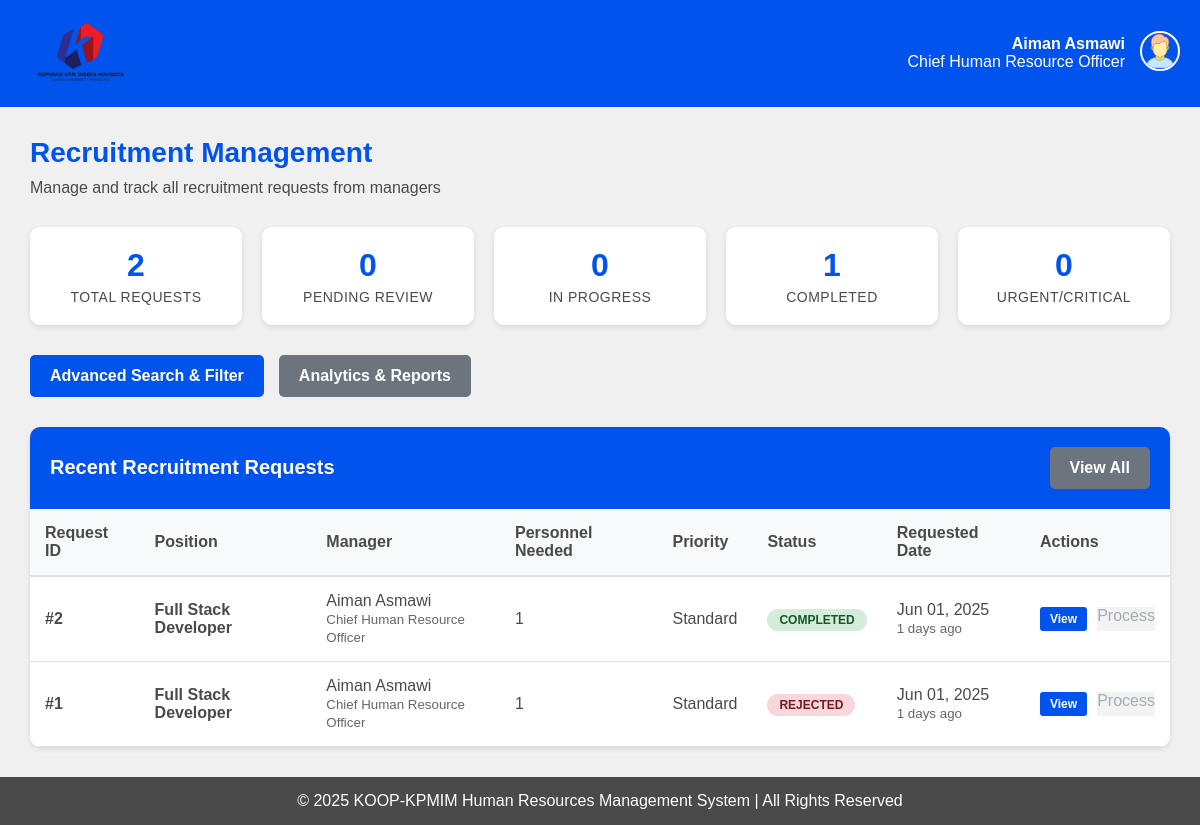
The app's page /hr/recruitment/ (signed in) with its own data.
### HRMS/models.py (models this page shows, shortened)
class HR(models.Model):
    id = models.TextField(primary_key=True)
    password = models.TextField(default='')
    staffid = models.ForeignKey(STAFF, on_delete=models.CASCADE, default='')

class STAFF(models.Model):
    id = models.TextField(primary_key=True, max_length=12)
    name = models.TextField(default='')
    position = models.TextField(default='')
    phone = models.TextField(default='')
    email = models.EmailField(default='')
    password = models.TextField(default='')
    STATUS = [
        ('',''),
        ('Married','married'),
        ('Single','single'),
    ]
    status = models.TextField(choices=STATUS, default='')
    GENDER = [
        ('',''),
        ('Male', 'male'),
        ('Female', 'female'),
    ]
    gender = models.TextField(choices=GENDER, default='')
    date_of_birth = models.DateField()
    bank_number = models.TextField(default='')
    emergency_contact = models.TextField(default='')

class RECRUITMENT(models.Model):
    id = models.AutoField(primary_key=True)
    position = models.TextField(default='')
    reason = models.TextField(default='')
    total_personnel = models.IntegerField(default=1)
    STATUS_CHOICES = [
        ('Pending', 'pending'),
        ('Under Review', 'under_review'),
        ('Approved', 'approved'),
        ('In Progress', 'in_progress'),
        ('Completed', 'completed'),
        ('Rejected', 'rejected'),
        ('On Hold', 'on_hold'),
        ('More Info Needed', 'more_info_needed'),
    ]
    status = models.TextField(choices=STATUS_CHOICES, default='Pending')
    PRIORITY_CHOICES = [
        ('Low', 'low'),
        ('Standard', 'standard'),
        ('High', 'high'),
        ('Urgent', 'urgent'),
        ('Critical', 'critical'),
    ]
    priority = models.TextField(choices=PRIORITY_CHOICES, default='Standard')
    requested_date = models.DateTimeField(auto_now_add=True, null=True, blank=True)
    target_start_date = models.DateField(null=True, blank=True)
    expected_completion_date = models.DateField(null=True, blank=True)
    TIMELINE_CHOICES = [
        ('1-2 weeks', '1-2 weeks'),
        ('2-4 weeks', '2-4 weeks'),
        ('1-2 months', '1-2 months'),
        ('2-3 months', '2-3 months'),
        ('3+ months', '3+ months'),
    ]
    expected_timeline = models.TextField(choices=TIMELINE_CHOICES, default='2-4 weeks')
    job_description = models.TextField(blank=True, default='')
    required_qualifications = models.TextField(blank=True, default='')
    preferred_qualifications = models.TextField(blank=True, default='')
    salary_range_min = models.DecimalField(max_digits=10, decimal_places=2, null=True, blank=True)
    salary_range_max = models.DecimalField(max_digits=10, decimal_places=2, null=True, blank=True)
    EMPLOYMENT_TYPE_CHOICES = [
        ('Full-time', 'full_time'),
        ('Part-time', 'part_time'),
        ('Contract', 'contract'),
        ('Temporary', 'temporary'),
        ('Internship', 'internship'),
    ]
    employment_type = models.TextField(choices=EMPLOYMENT_TYPE_CHOICES, default='Full-time')
    department = models.TextField(blank=True, default='')
    work_location = models.TextField(blank=True, default='')
    REMOTE_WORK_CHOICES = [
        ('On-site', 'on_site'),
        ('Remote', 'remote'),
        ('Hybrid', 'hybrid'),
    ]
    remote_work_option = models.TextField(choices=REMOTE_WORK_CHOICES, default='On-site')
    business_justification = models.TextField(blank=True, default='')
    budget_allocated = models.DecimalField(max_digits=12, decimal_places=2, null=True, blank=True)
    JUSTIFICATION_TYPE_CHOICES = [
        ('New Position', 'new_position'),
        ('Replacement', 'replacement'),
        ('Expansion', 'expansion'),
        ('Temporary Cover', 'temporary_cover'),
        ('Project Based', 'project_based'),
    ]
    justification_type = models.TextField(choices=JUSTIFICATION_TYPE_CHOICES, default='New Position')
    managerid = models.ForeignKey('MANAGER', on_delete=models.CASCADE)
    assigned_hr = models.ForeignKey('HR', on_delete=models.SET_NULL, null=True, blank=True)
    last_updated = models.DateTimeField(auto_now=True)
    updated_by = models.ForeignKey('HR', on_delete=models.SET_NULL, null=True, blank=True, related_name='recruitment_updates')
    is_confidential = models.BooleanField(default=False)
    external_posting_allowed = models.BooleanField(default=True)
    @property
    def days_since_request(self):
        return (timezone.now().date() - self.requested_date.date()).days
    @property
    def is_urgent(self):
        return self.priority in ['Urgent', 'Critical'] or self.days_since_request > 30
    class Meta:
        ordering = ['-requested_date']
        verbose_name = 'Recruitment Request'
        verbose_name_plural = 'Recruitment Requests'

class MANAGER(models.Model):
    id = models.TextField(primary_key=True)
    password = models.TextField(default='')
    staffid = models.ForeignKey(STAFF, on_delete=models.CASCADE)

### HRMS/views.py (the view)
# urls.py: path('hr/recruitment/', views.recruitment_list, name='hr_recruitment'),
def recruitment_list(request):
    if not request.session.get('user_type') == 'hr':
        request.session.flush()
        messages.error(request, "You do not have permission to view this page. Please login again")
        return redirect('login')
    try:
        hr_id = request.session.get('user_id')
        hr = HR.objects.get(id=hr_id)
        total_requests = RECRUITMENT.objects.count()
        pending_count = RECRUITMENT.objects.filter(status='Pending').count()
        in_progress_count = RECRUITMENT.objects.filter(status__in=['Under Review', 'In Progress', 'Approved']).count()
        completed_count = RECRUITMENT.objects.filter(status='Completed').count()
        urgent_count = RECRUITMENT.objects.filter(priority__in=['Urgent', 'Critical']).count()
        recruitment_requests = RECRUITMENT.objects.select_related(
            'managerid__staffid'
        ).order_by('-requested_date')[:10]
        paginator = Paginator(recruitment_requests, 10)
        page_number = request.GET.get('page', 1)
        recruitment_requests = paginator.get_page(page_number)
        context = {
            'hr': hr,
            'recruitment_requests': recruitment_requests,
            'total_requests': total_requests,
            'pending_count': pending_count,
            'in_progress_count': in_progress_count,
            'completed_count': completed_count,
            'urgent_count': urgent_count,
        }
        return render(request, 'hr/recruitment.html', context)
    except HR.DoesNotExist:
        messages.error(request, "HR user not found. Please login again")
        return redirect('login')
    except Exception as e:
        messages.error(request, f"An error occurred: {str(e)}")
        return redirect('hrmenu')

### HRMS/templates/hr/recruitment.html (shortened to what this page needs)
{% load static %}
<!DOCTYPE html>
<html lang="en">
<head>
</head>
<body>
    <header>
        <a href="{% url 'hrmenu' %}">
            <img src="{% static 'img/logo.png' %}" alt="KOOP-KPMIM Logo" class="logo">
        </a>
        <div class="header-right">
            <div class="user-info">
                <div><strong>{{ hr.staffid.name }}</strong></div>
                <div>{{ hr.staffid.position }}</div>
            </div>
            <div class="user-dropdown">
                <img src="{% static 'img/user.png' %}" alt="User Profile" class="user-image" onclick="toggleDropdown()">
            </div>
        </div>
    </header>
    <main>
        <h1>Recruitment Management</h1>
        <p class="page-subtitle">Manage and track all recruitment requests from managers</p>
        <div class="stats-container">
            <div class="stat-card">
                <div class="stat-number">{{ total_requests }}</div>
                <div class="stat-label">Total Requests</div>
            </div>
            <div class="stat-card">
                <div class="stat-number">{{ pending_count }}</div>
                <div class="stat-label">Pending Review</div>
            </div>
            <div class="stat-card">
                <div class="stat-number">{{ in_progress_count }}</div>
                <div class="stat-label">In Progress</div>
            </div>
            <div class="stat-card">
                <div class="stat-number">{{ completed_count }}</div>
                <div class="stat-label">Completed</div>
            </div>
            <div class="stat-card">
                <div class="stat-number">{{ urgent_count }}</div>
                <div class="stat-label">Urgent/Critical</div>
            </div>
        </div>
        <div class="action-buttons">
            <a href="{% url 'hr_recruitment_search' %}" class="btn btn-primary">
                Advanced Search & Filter
            </a>
            <a href="{% url 'recruitment_analytics' %}" class="btn btn-secondary">
                Analytics & Reports
            </a>
        </div>
        <div class="requests-section">
            <div class="section-header">
                <h2 class="section-title">Recent Recruitment Requests</h2>
                <a href="{% url 'hr_recruitment_search' %}" class="btn btn-secondary" style="margin: 0;">View All</a>
            </div>
            {% if recruitment_requests %}
            <div class="table-container">
                <table>
                    <thead>
                        <tr>
                            <th>Request ID</th>
                            <th>Position</th>
                            <th>Manager</th>
                            <th>Personnel Needed</th>
                            <th>Priority</th>
                            <th>Status</th>
                            <th>Requested Date</th>
                            <th>Actions</th>
                        </tr>
                    </thead>
                    <tbody>
                        {% for request in recruitment_requests %}
                        <tr>
                            <td><strong>#{{ request.id }}</strong></td>
                            <td>
                                <strong>{{ request.position }}</strong>
                            </td>
                            <td>
                                {{ request.managerid.staffid.name }}<br>
                                <small style="color: #666;">{{ request.managerid.staffid.position }}</small>
                            </td>
                            <td>{{ request.total_personnel }}</td>
                            <td>
                                <span class="{% if request.priority == 'High' %}priority-high{% elif request.priority == 'Urgent' %}priority-urgent{% elif request.priority == 'Critical' %}priority-critical{% endif %}">
                                    {{ request.priority }}
                                </span>
                            </td>
                            <td>
                                <span class="status-badge {% if request.status == 'Pending' %}status-pending{% elif request.status == 'Approved' %}status-approved{% elif request.status == 'Rejected' %}status-rejected{% elif request.status == 'Completed' %}status-completed{% else %}status-in-progress{% endif %}">
                                    {{ request.status }}
                                </span>
                            </td>
                            <td>
                                {{ request.requested_date|date:"M d, Y" }}<br>
                                <small style="color: #666;">{{ request.days_since_request }} days ago</small>
                            </td>
                            <td>
                                <div class="action-links">
                                    <a href="{% url 'hr_recruitment_details' request.id %}" class="btn-view">View</a>
                                    {% if request.status == 'Completed' or request.status == 'Rejected' %}
                                        <span class="btn-process disabled" title="Cannot process {{ request.status|lower }} requests">Process</span>
                                    {% else %}
                                        <a href="{% url 'hr_recruitment_process' request.id %}" class="btn-process">Process</a>
                                    {% endif %}
                                </div>
                            </td>
                        </tr>
                        {% endfor %}
                    </tbody>
                </table>
            </div>
            {% else %}
            <div class="empty-state">
                <h3>No Recruitment Requests</h3>
                <p>There are currently no recruitment requests to display.</p>
            </div>
            {% endif %}
        </div>
    </main>
    <footer>
        <p>&copy; 2025 KOOP-KPMIM Human Resources Management System | All Rights Reserved</p>
    </footer>
</body>
</html>

### HRMS/templates/hr/recruitment.html (style rules this page uses)
:root { --primary-color: #F0F0F0; --secondary-color: #0053ED; --accent-color: #E90000; --text-color: #4A4A4A; }
* { margin: 0; padding: 0; box-sizing: border-box; font-family: Arial, sans-serif; }
body { background-color: var(--primary-color); color: var(--text-color); min-height: 100vh; display: flex; flex-direction: column; }
header { background-color: var(--secondary-color); color: white; padding: 20px; display: flex; justify-content: space-between; align-items: center; }
.logo { width: 120px; height: auto; }
.header-right { display: flex; align-items: center; }
.user-info { margin-right: 15px; text-align: right; }
.user-dropdown { position: relative; display: inline-block; }
.user-image { width: 40px; height: 40px; border-radius: 50%; cursor: pointer; border: 2px solid white; }
main { flex: 1; padding: 30px; max-width: 1400px; margin: 0 auto; width: 100%; }
h1 { color: var(--secondary-color); margin-bottom: 10px; font-size: 28px; }
.page-subtitle { color: var(--text-color); margin-bottom: 30px; font-size: 16px; }
.stats-container { display: grid; grid-template-columns: repeat(auto-fit, minmax(200px, 1fr)); gap: 20px; margin-bottom: 30px; }
.stat-card { background: white; border-radius: 10px; padding: 20px; box-shadow: 0 2px 5px rgba(0,0,0,0.1); text-align: center; transition: transform 0.2s; }
.stat-number { font-size: 32px; font-weight: bold; color: var(--secondary-color); margin-bottom: 5px; }
.stat-label { font-size: 14px; color: var(--text-color); text-transform: uppercase; letter-spacing: 0.5px; }
.action-buttons { display: flex; gap: 15px; margin-bottom: 30px; flex-wrap: wrap; }
.btn { padding: 12px 20px; border: none; border-radius: 5px; cursor: pointer; text-decoration: none; font-weight: bold; transition: all 0.2s; display: inline-flex; align-items: center; gap: 8px; }
.btn-primary { background-color: var(--secondary-color); color: white; }
.btn-secondary { background-color: #6c757d; color: white; }
.requests-section { background: white; border-radius: 10px; box-shadow: 0 2px 5px rgba(0,0,0,0.1); overflow: hidden; }
.section-header { background-color: var(--secondary-color); color: white; padding: 20px; display: flex; justify-content: space-between; align-items: center; }
.section-title { font-size: 20px; font-weight: bold; }
.table-container { overflow-x: auto; }
table { width: 100%; border-collapse: collapse; }
th { background-color: #f8f9fa; padding: 15px; text-align: left; font-weight: bold; color: var(--text-color); border-bottom: 2px solid #dee2e6; }
td { padding: 15px; border-bottom: 1px solid #dee2e6; }
.status-badge { padding: 4px 12px; border-radius: 20px; font-size: 12px; font-weight: bold; text-transform: uppercase; }
.status-rejected { background-color: #f8d7da; color: #721c24; }
.status-completed { background-color: #d4edda; color: #155724; }
.action-links { display: flex; gap: 10px; }
.action-links a { padding: 5px 10px; border-radius: 3px; text-decoration: none; font-size: 12px; font-weight: bold; transition: all 0.2s; }
.btn-view { background-color: var(--secondary-color); color: white; }
.btn-process { background-color: #28a745; color: white; }
.btn-process.disabled { background-color: #e9ecef; color: #6c757d; cursor: not-allowed; opacity: 0.6; pointer-events: none; }
footer { background-color: var(--text-color); color: white; text-align: center; padding: 15px; margin-top: auto; }

### records on screen
HR: staffid.name "Aiman Asmawi", staffid.position "Chief Human Resource Officer"
RECRUITMENT: id "2", position "Full Stack Developer", managerid.staffid.name "Aiman Asmawi", managerid.staffid.position "Chief Human Resource Officer", total_personnel "1", priority "Standard", status "COMPLETED", requested_date "Jun 01, 2025", days_since_request "1"
RECRUITMENT: id "1", position "Full Stack Developer", managerid.staffid.name "Aiman Asmawi", managerid.staffid.position "Chief Human Resource Officer", total_personnel "1", priority "Standard", status "REJECTED", requested_date "Jun 01, 2025", days_since_request "1"

### other values on screen
{{ total_requests }} "2"
{{ pending_count }} "0"
{{ in_progress_count }} "0"
{{ completed_count }} "1"
{{ urgent_count }} "0"
